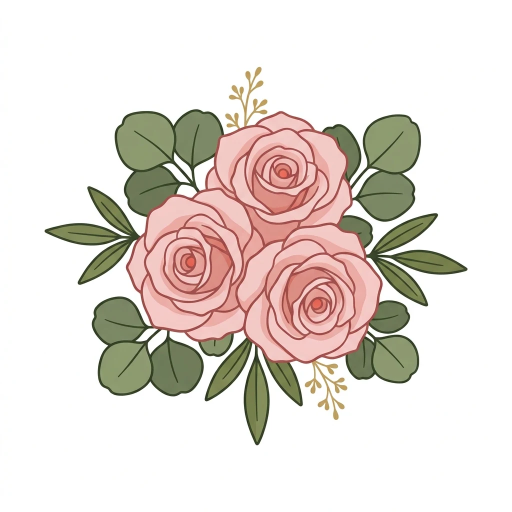
#> input picture docs/art/source/bouquet.webp, 1024 x 1024 px, found by its file name (shown at 1/2 size)
$ python make_logo.py
#> lines starting #> are read from the running program, lines starting #| are printed output that depends on the picture
"""Turn the supplied bouquet artwork into the site logo (background removed).

Source : ~/Downloads/bouquet.webp (white background)
Archive: docs/art/source/logo-bouquet.webp (untouched original)
Ship   : public/art/logo.webp      512px transparent
         public/art/logo-192.png   192px (favicon / apple-touch)
         public/art/logo-512.png   512px (social / PWA)

Background removal is a flood fill from the four edges, not a global "delete all
white pixels": the roses have white highlights inside them and those must stay.

Run: python scripts/make_logo.py
"""
from __future__ import annotations

import pathlib
import shutil
from collections import deque

from PIL import Image

ROOT = pathlib.Path(__file__).resolve().parents[1]
SRC_DL = pathlib.Path.home() / "Downloads" / "bouquet.webp"
SRC = ROOT / "docs" / "art" / "source"
OUT = ROOT / "public" / "art"
SRC.mkdir(parents=True, exist_ok=True)
OUT.mkdir(parents=True, exist_ok=True)

WHITE = 244          # min(r,g,b) at or above this counts as background
SOFT = 232           # between SOFT and WHITE -> partial alpha (anti-halo)


def cut_background(im: Image.Image) -> Image.Image:
    im = im.convert("RGBA")
    w, h = im.size
    px = im.load()

    def is_white(x: int, y: int) -> bool:
        r, g, b, _ = px[x, y]
        return min(r, g, b) >= WHITE

    # flood fill from every border pixel, so interior white highlights survive
    seen = bytearray(w * h)
    q = deque()
    for x in range(w):
        for y in (0, h - 1):
            if is_white(x, y) and not seen[y * w + x]:
                seen[y * w + x] = 1
                q.append((x, y))
    for y in range(h):
        for x in (0, w - 1):
            if is_white(x, y) and not seen[y * w + x]:
                seen[y * w + x] = 1
                q.append((x, y))

    while q:
        x, y = q.popleft()
        for dx, dy in ((1, 0), (-1, 0), (0, 1), (0, -1)):
            nx, ny = x + dx, y + dy
            if 0 <= nx < w and 0 <= ny < h and not seen[ny * w + nx] and is_white(nx, ny):
                seen[ny * w + nx] = 1
                q.append((nx, ny))

    removed = 0
    for y in range(h):
        row = y * w
        for x in range(w):
            r, g, b, a = px[x, y]
            # background = reachable from the border OR any remaining pure white
            # pocket (gaps between leaves); the highlights inside the roses are
            # pink (min channel well below the threshold), so nothing is holed.
            if seen[row + x] or min(r, g, b) >= WHITE:
                px[x, y] = (0, 0, 0, 0)
                removed += 1

    # soften the cut edge: pixels that touch transparency and are near-white
    # become semi-transparent instead of leaving a white halo
    edge = []
    for y in range(h):
        for x in range(w):
            if px[x, y][3] == 0:
                continue
            touching = False
            for dx, dy in ((1, 0), (-1, 0), (0, 1), (0, -1)):
                nx, ny = x + dx, y + dy
                if 0 <= nx < w and 0 <= ny < h and px[nx, ny][3] == 0:
                    touching = True
                    break
            if not touching:
                continue
            r, g, b, a = px[x, y]
            lum = min(r, g, b)
            if lum >= SOFT:
                t = (WHITE - lum) / max(1, WHITE - SOFT)
                px[x, y] = (r, g, b, int(a * max(0.0, min(1.0, t))))
                edge.append(x)

    print(f"  removed {removed:,} background pixels, softened {len(edge):,} edge pixels")
    return im


def main() -> int:
    if not SRC_DL.exists():
        raise SystemExit(f"source not found: {SRC_DL}")

    shutil.copy2(SRC_DL, SRC / "logo-bouquet.webp")
    im = Image.open(SRC_DL)
#> im is the input picture: PIL image 1024x1024 RGB; mean R, G, B 229.3, 221.1, 214.9
    sw, sh = im.size
#> sw = 1024; sh = 1024
    print(f"source : {SRC_DL.name} {sw}x{sh}")
#| source : bouquet.webp 1024x1024

    cut = cut_background(im)
#> the loop in cut_background, `for y in range(h):` made 1024 passes
#|   removed 720,136 background pixels, softened 4,071 edge pixels

    bbox = cut.getbbox()
    if bbox:
        cut = cut.crop(bbox)
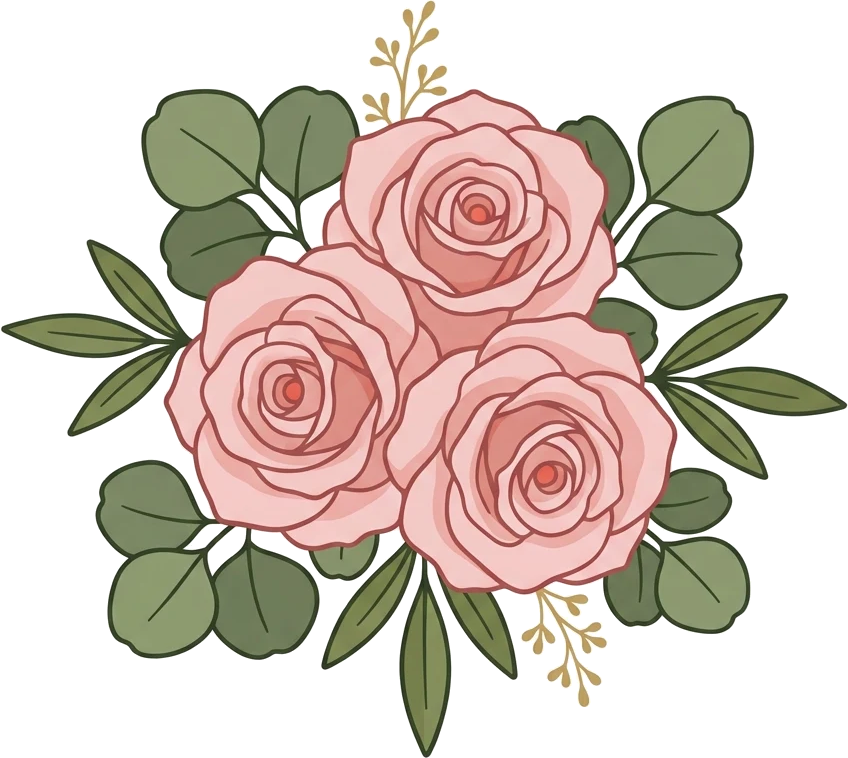
#> cut: PIL image 848x758 RGBA; mean R, G, B, A 88.4, 75, 65.1, 129.3; transparent parts drawn white
    print(f"trimmed: {cut.width}x{cut.height}")
#| trimmed: 848x758

    # square canvas with a little breathing room, so the mark centres cleanly
    side = int(max(cut.width, cut.height) * 1.06)
    canvas = Image.new("RGBA", (side, side), (0, 0, 0, 0))
#> canvas: PIL image 898x898 RGBA; every value is 0
    canvas.paste(cut, ((side - cut.width) // 2, (side - cut.height) // 2), cut)
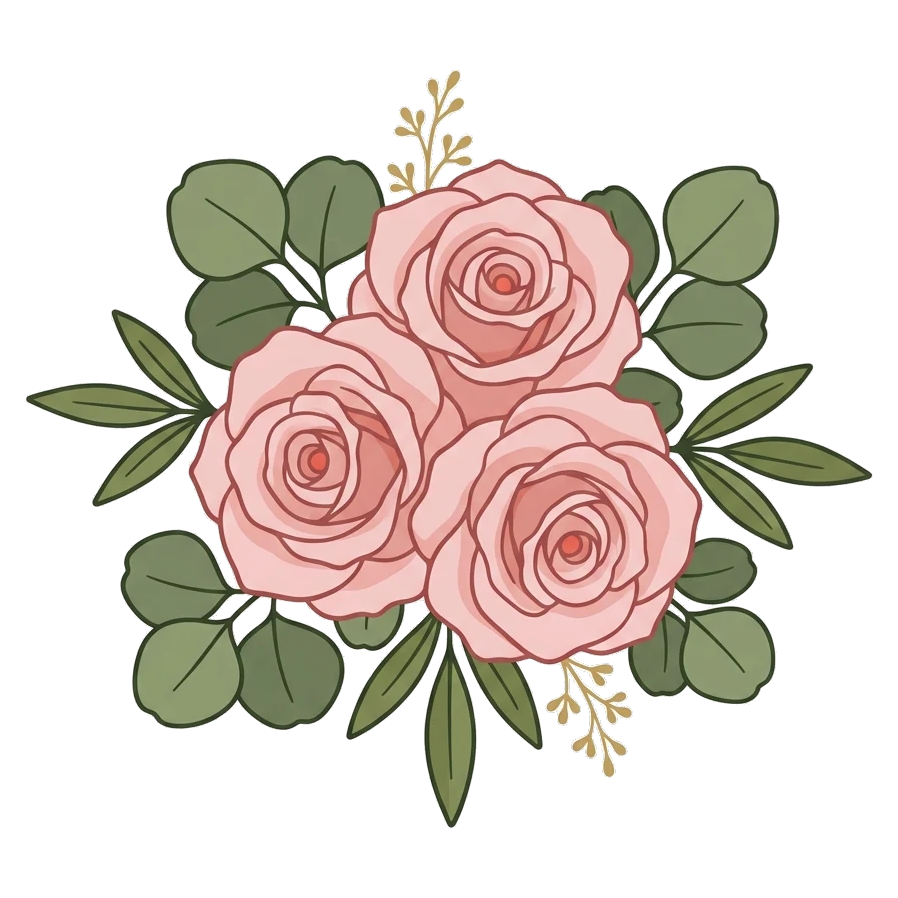
#> canvas: PIL image 898x898 RGBA; mean R, G, B, A 69.7, 59, 51.2, 102.8; transparent parts drawn white

    big = canvas.resize((512, 512), Image.LANCZOS)
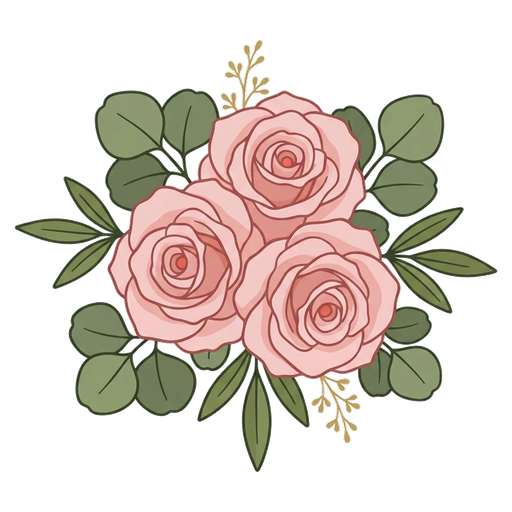
#> big: PIL image 512x512 RGBA; mean R, G, B, A 74.9, 64.3, 56.1, 102.8; transparent parts drawn white
    big.save(OUT / "logo.webp", "WEBP", quality=92, method=6)
    big.save(OUT / "logo-512.png", "PNG", optimize=True)
    canvas.resize((192, 192), Image.LANCZOS).save(OUT / "logo-192.png", "PNG", optimize=True)
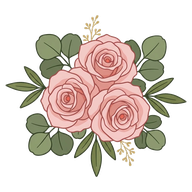
#> saved as logo-192.png: PIL image 192x192 RGBA; mean R, G, B, A 77.8, 67.1, 58.5, 102.8; transparent parts drawn white
    canvas.resize((32, 32), Image.LANCZOS).save(OUT / "logo-32.png", "PNG", optimize=True)
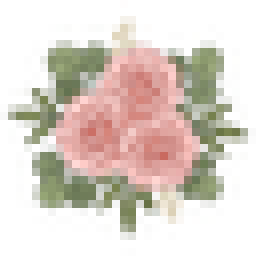
#> saved as logo-32.png: PIL image 32x32 RGBA (shown 8 times larger); mean R, G, B, A 93.9, 83.5, 69, 102.4; transparent parts drawn white

    for name in ("logo.webp", "logo-512.png", "logo-192.png", "logo-32.png"):
        p = OUT / name
        print(f"  {name:14} {p.stat().st_size / 1024:7.1f} KB")

    print("RESULT: PASS — logo cut out and written")
    return 0


if __name__ == "__main__":
    raise SystemExit(main())
#> (the program exits here)

$ run again, with docs/art/source/wash.webp copied over docs/art/source/bouquet.webp
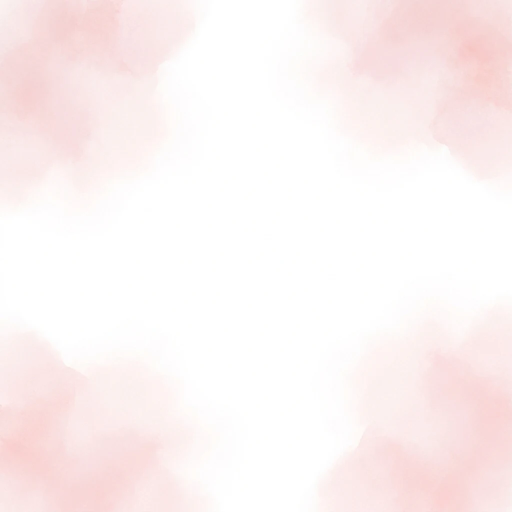
#> input picture docs/art/source/wash.webp, 1024 x 1024 px, found by its file name (shown at 1/2 size)
#> in main, im is the input picture: PIL image 1024x1024 RGB; mean R, G, B 252.3, 242.5, 242.3
#| source : bouquet.webp 1024x1024
#> im: PIL image 1024x1024 RGBA
#> the loop in cut_background, `for x in range(w):` made 1024 passes
#> the loop in cut_background, `for y in range(h):` made 1024 passes
#|   removed 579,828 background pixels, softened 3,914 edge pixels
#| trimmed: 1024x1024
#> in main, `canvas.paste(cut, ((side - cut.width) // 2, (side - cut.height) // 2),..`:
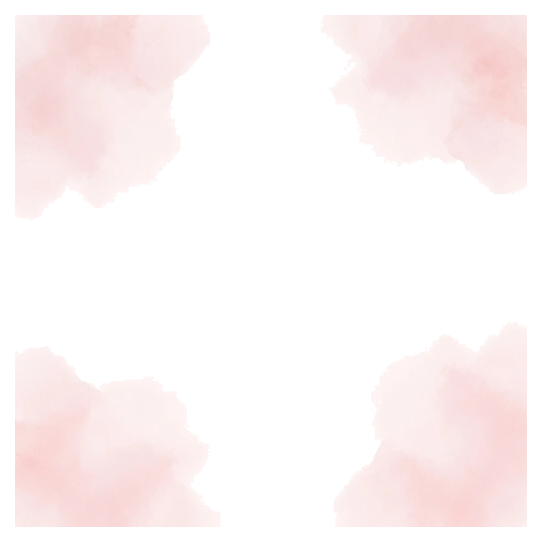
#> canvas: PIL image 1085x1085 RGBA (shown at 1/2 size); mean R, G, B, A 98.6, 90.2, 90.2, 100.7; transparent parts drawn white
#> in main, `big = canvas.resize((512, 512), Image.LANCZOS)`:
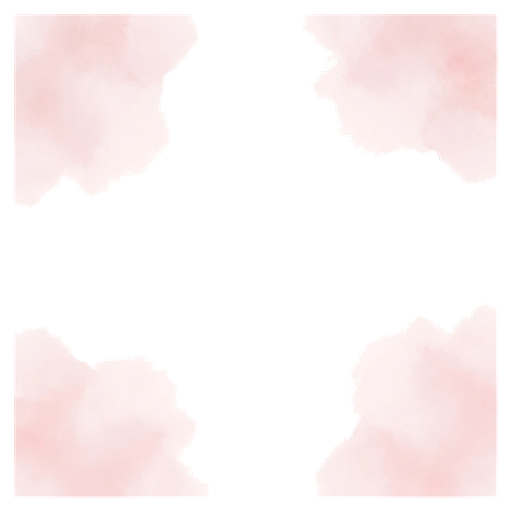
#> big: PIL image 512x512 RGBA; mean R, G, B, A 102.8, 94.4, 94.3, 100.7; transparent parts drawn white
